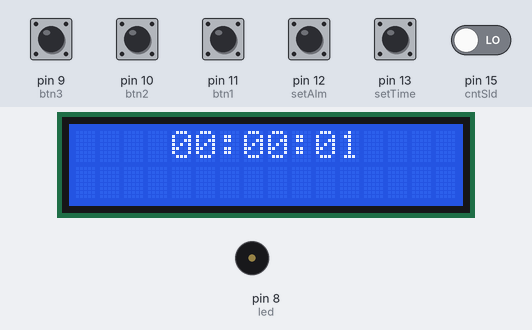
The program below on a simulated Arduino Uno, built with avr-gcc and run on an emulated ATmega328P. Shown: 16×2 character LCD, buzzer (waves = sounding). The test bench sets the inputs (shaded band); at power-on: pin 12 (setAlm), pin 13 (setTime) HIGH, pin 9 (btn3), pin 10 (btn2), pin 11 (btn1), pin 15 (cntSld) LOW.

Above: at 1.2 s.
1.3 s: pin 15 (cntSld) driven HIGH
At 1.7 s:
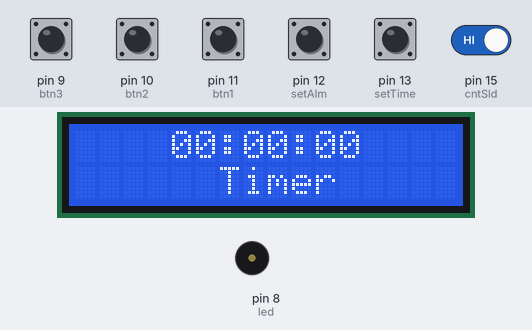
2.8 s: pin 13 (setTime) pulled LOW for 1 s
At 4.7 s:
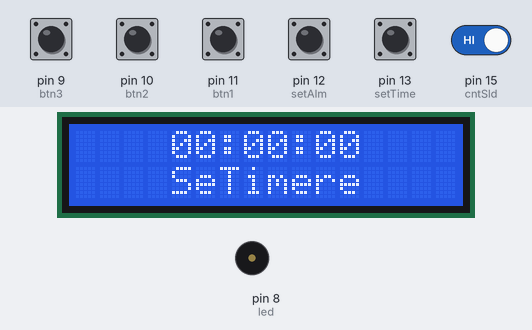
5.3 s: pin 12 (setAlm) pulled LOW for 0.15 s
At 5.37 s:
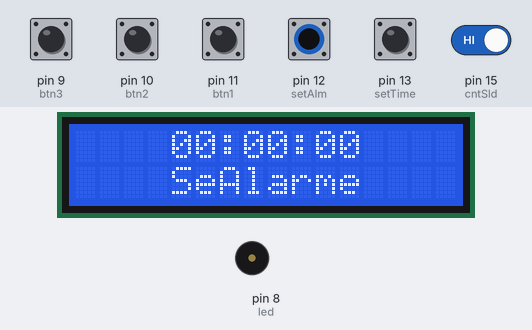
6.9 s: pin 10 (btn2) pulled HIGH for 0.15 s
At 7.15 s:
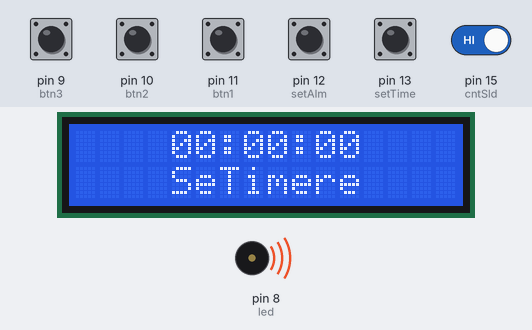
7.6 s: pin 13 (setTime) pulled LOW for 0.15 s
At 7.86 s:
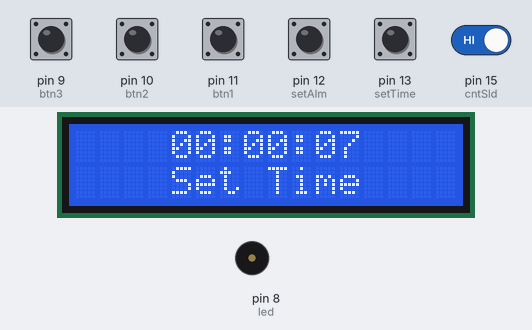
8.3 s: pin 15 (cntSld) driven LOW
At 8.57 s:
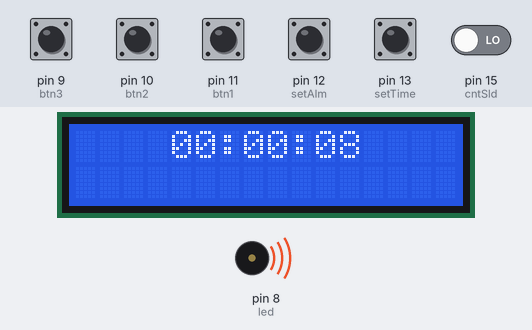
Timing chart, 0 to 11.4 s (numbered marks = the images above; inputs shaded):
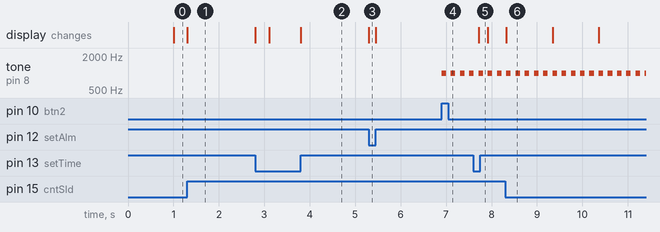

Measured:
- after the input at 1.3 s, the display: changes at once (image 1)
- after the input at 2.8 s, the display: first changes at once (image 2 shows a later state)
- after the input at 5.3 s, the display: changes at once (image 3)
- after the input at 6.9 s, tone on pin 8 (led): alternates 1000 Hz for 0.10 s and silent for 0.10 s, starting at once
- after the input at 7.6 s, the display: changes after 0.12 s (image 5)
- after the input at 8.3 s, the display: changes at once (image 6)

The program:

main.cpp
```cpp
#include <Arduino.h>
#include <LiquidCrystal.h>

LiquidCrystal lcd(2,3,4,5,6,7);   // lcd 선언

int btn1 = 11;
int btn2 = 10;
int btn3 = 9;     // 알람 끄는 버튼

boolean btn1State = false;    // 한 번만 눌리기 위해 설정
boolean btn2State = false;
boolean btn3State = false;

int setAlm = 12;    // 알람 시간 설정 슬라이드 버튼
int setTime = 13;   // 현재 시간 설정 슬라이드 버튼
int cntSld = 15;    // 타이머 슬라이드 버튼
int buzzer = 8;     // 피에조 + led

boolean ringingBuzz = false;    // 알람 울릴지 정하는 변수

int nTotalSec = 0;    // 현재 시간
int nhours = 0;
int nmins = 0;
int nsecs = 0;
int plusTime = 0;

int aTotalSec = 0;   // 알람 시간
int ahours = 0;
int amins = 0;
int asecs = 0;
boolean almSetted = false;    // 알람 설정 되었는지 여부 확인 변수

int tTotalSec = 0;   // 타이머
int thours = 0;
int tmins = 0;
int tsecs = 0;
boolean timerStart = false;   // 타이머가 작동중인지 확인하는 변수
unsigned long tStartTime = 0;   // 타이머가 시작된 지점


String getStringTime(int time)    // 한자리 수 일 때 앞에 0 붙이기
{
  String result = "";

  if(time<10)
    result = "0" + String(time);
  else
    result = String(time);

  return result;
}


void displayLCD(int mode, int hour, int min, int sec)   // lcd에 시간 표시
{
  String viewHour;
  String viewMin;
  String viewSec;

  lcd.setCursor(4,0);

  viewHour = getStringTime(hour);
  viewMin = getStringTime(min);
  viewSec = getStringTime(sec);

  lcd.print(viewHour+":"+viewMin+":"+viewSec);


  if(mode == 0)   // 어떤 모드인지 알려줌
  {
    lcd.setCursor(6,1);
    lcd.print("Timer");
  }
  else if(mode == 1)
  {
    lcd.setCursor(6,1);
    lcd.print("Alarm");
  }
  else if(mode == 2)
  {
    lcd.setCursor(4,1);
    lcd.print("Set Time");
  }
  else
  {
    lcd.setCursor(4,1);
    lcd.print("        ");
  }
}


void setup()
{
  lcd.begin(16,2);
  Serial.begin(9600);

  for(int i=9;i<=13;i++)	// 버튼 설정
    pinMode(i,INPUT);
  pinMode(8,OUTPUT);	// 피에조 led 설정
  pinMode(15,INPUT);  // 타이머 슬라이드 버튼

  lcd.setCursor(4,0);
  lcd.print("00:00:00");
}

void loop()
{

  ////////// 타이머 ///////////

  if (digitalRead(cntSld) == HIGH)        // 좌측의 슬라이드 버튼을 올렸을 때
  {
    displayLCD(0, thours, tmins, tsecs);
    if(digitalRead(btn1) == HIGH && !btn1State)   // 하단의 첫 번째 버튼을 누르면 1분씩 증가
    {
      tTotalSec = tTotalSec + 60;
      btn1State = true;
      thours = tTotalSec/3600;
      tmins = (tTotalSec%3600) / 60;
      tsecs = tTotalSec%60;
    }

    if(digitalRead(btn1) == LOW)
      btn1State = false;


    if(digitalRead(btn2) == HIGH && !btn2State)   // 하단의 두 번째 버튼을 누르면 현재 회로에 흐른 시간이 기록됨
    {
      btn2State = true;
      timerStart = true;
      tStartTime = millis();
    }

    if(digitalRead(btn2) == LOW)
      btn2State = false;

    if(timerStart)
    {
      if(tTotalSec>0)   // 타이머가 가동중일 때
      {
        if(millis() - tStartTime  > 1000)   // tTotalSec가 1초에 1씩 줄어듦
        {
          tTotalSec--;
          tStartTime = millis();
        }
        thours = tTotalSec/3600;            // 시간 환산
        tmins = (tTotalSec%3600) / 60;
        tsecs = tTotalSec%60;
      }
      else  // 타이머가 00:00:00 이 되었을 때
      {
        ringingBuzz = true;     // 알람 울리기
        timerStart = false;     // 타이머 작동 중지
      }
    }
  }


  ///////// 알람 시간 설정 //////////

  if (digitalRead(setAlm) == LOW)     // 우측 상단의 슬라이드 버튼을 올렸을 때
  {
    displayLCD(1, ahours, amins, asecs);

    if(digitalRead(btn1) == HIGH && !btn1State)     // 하단의 첫 번째 버튼을 누르면 1분 증가
    {
      aTotalSec = aTotalSec + 60;
      ahours = aTotalSec/3600;
      amins = (aTotalSec%3600) / 60;
      asecs = aTotalSec%60;
      btn1State = true;
      almSetted = true;
    }

    if(digitalRead(btn1) == LOW)
      btn1State = false;

    if(digitalRead(btn2) == HIGH && !btn2State)     // 하단의 두 번째 버튼을 누르면 1시간 증가
    {
      aTotalSec = aTotalSec + 3600;
      ahours = aTotalSec/3600;
      amins = (aTotalSec%3600) / 60;
      asecs = aTotalSec%60;
      btn2State = true;
      almSetted = true;
    }

    if(digitalRead(btn2) == LOW)
      btn2State = false;
  }


  ///////// 현재 시간 설정 //////////

  if (digitalRead(setTime) == LOW)      // 우측 하단의 슬라이드 버튼을 올렸을 때
  {
    displayLCD(2, nhours, nmins, nsecs);

    if(digitalRead(btn1) == HIGH && !btn1State)     // 하단의 첫 번째 버튼을 누르면 1분 증가
    {
      plusTime = plusTime + 60;
      btn1State = true;
      nhours = nTotalSec/3600;
      nmins = (nTotalSec%3600) / 60;
      nsecs = nTotalSec%60;
    }

    if(digitalRead(btn1) == LOW)
      btn1State = false;

    if(digitalRead(btn2) == HIGH && !btn2State)     // 하단의 두 번째 버튼을 누르면 1시간 증가
    {
      plusTime = plusTime + 3600;
      btn2State = true;
      nhours = nTotalSec/3600;
      nmins = (nTotalSec%3600) / 60;
      nsecs = nTotalSec%60;
    }

    if(digitalRead(btn2) == LOW)
      btn2State = false;
  }


  ///////// 현재 시간 //////////

  if(digitalRead(setTime) == HIGH && digitalRead(setAlm) == HIGH && digitalRead(cntSld) == LOW)   // 슬라이드 버튼이 모두 내려가 있을 때
  {
    displayLCD(3, nhours, nmins, nsecs);    // 현재 시간 표시
  }

  nTotalSec = (millis()/1000 + plusTime);
  nhours = nTotalSec/3600;
  nmins = (nTotalSec%3600) / 60;
  nsecs = nTotalSec%60;

  if(ahours == nhours && amins == nmins && asecs == nsecs && almSetted)   // 알람이 설정 된 상태에서 알람 시간과 현재 시간이 일치할 때
  {
    ringingBuzz = true;   // 알람 울리기
    almSetted = false;    // 알람 작동 중지
  }


  ///////// 알람 울림 //////////

  if(ringingBuzz)
  {
    tone(8,1000);
    delay(100);
    noTone(8);
    delay(100);
    if(digitalRead(btn3) == HIGH)   // 상단의 버튼을 누르면
      ringingBuzz = false;    // 알람 중지
  }

}
```
